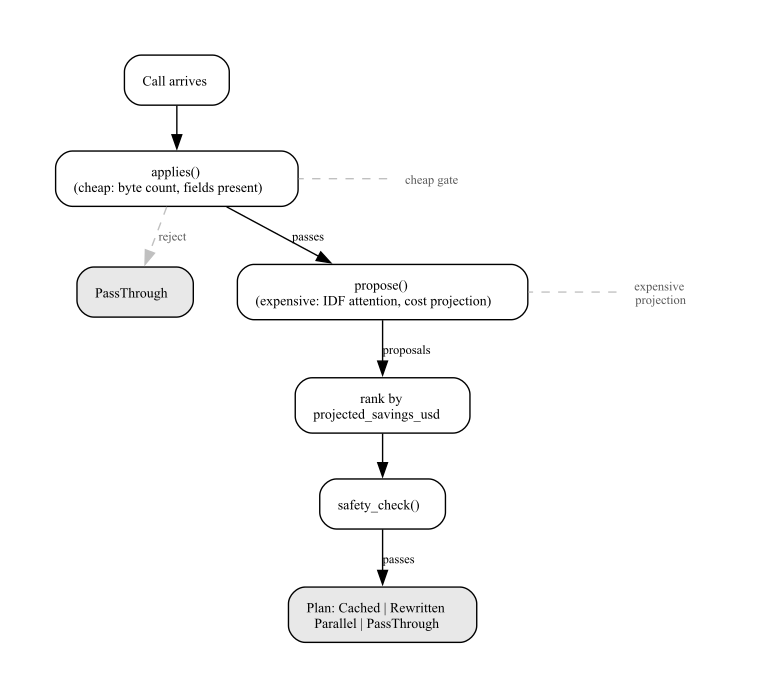

Source code (Python):
"""Figure 2: Two-gate rule pipeline (graphviz, top-to-bottom).

Vertical flow: Call arrives → applies() (cheap gate) → propose() (expensive
projection) → rank by projected_savings_usd → safety_check() → final Plan.
A dashed gray reject edge runs from applies() to a PassThrough fast-path
node. Two plaintext annotation nodes label the cheap gate and expensive
projection on the left side.
"""

from pathlib import Path
import subprocess
import sys

from graphviz import Digraph

OUT_DIR = Path(__file__).resolve().parent
OUT_NAME = "fig2_twogatepipeline"

GREY_FILL = "#e8e8e8"
GREY_TEXT = "gray35"


def main() -> None:
    g = Digraph("twogate", format="pdf")
    g.attr(
        rankdir="TB",
        fontname="Times New Roman",
        fontsize="10",
        nodesep="0.45",
        ranksep="0.45",
        bgcolor="white",
    )
    g.attr(
        "node",
        shape="box",
        style="rounded",
        fontname="Times New Roman",
        fontsize="10",
        margin="0.18,0.12",
    )
    g.attr("edge", fontname="Times New Roman", fontsize="9")

    # Main flow nodes.
    g.node("call", "Call arrives")
    g.node("applies", "applies()\n(cheap: byte count, fields present)")
    g.node(
        "passthru", "PassThrough",
        style="rounded,filled", fillcolor=GREY_FILL,
    )
    g.node("propose", "propose()\n(expensive: IDF attention, cost projection)")
    g.node("rank", "rank by\nprojected_savings_usd")
    g.node("safety", "safety_check()")
    g.node(
        "plan",
        "Plan: Cached | Rewritten\nParallel | PassThrough",
        style="rounded,filled", fillcolor=GREY_FILL,
    )

    # Annotation nodes (no border) for the side labels.
    g.node(
        "anno_cheap", "cheap gate",
        shape="plaintext", fontcolor=GREY_TEXT, fontsize="9",
    )
    g.node(
        "anno_exp", "expensive\nprojection",
        shape="plaintext", fontcolor=GREY_TEXT, fontsize="9",
    )

    # Main forward flow.
    g.edge("call", "applies")
    g.edge("applies", "propose", label="passes")
    g.edge("propose", "rank", label="proposals")
    g.edge("rank", "safety")
    g.edge("safety", "plan", label="passes")

    # Reject path → PassThrough (dashed gray).
    g.edge(
        "applies", "passthru",
        label="reject",
        style="dashed", color="gray", fontcolor="gray35",
    )

    # Pin the annotation nodes to the same horizontal level as the gates.
    with g.subgraph() as s:
        s.attr(rank="same")
        s.node("anno_cheap")
        s.node("applies")
    with g.subgraph() as s:
        s.attr(rank="same")
        s.node("anno_exp")
        s.node("propose")

    # Visible dashed connectors from each annotation to the gate it labels.
    # arrowhead=none + dashed reads as an unambiguous "label points here"
    # without adding an arrow that would suggest a flow step. Constraint
    # is disabled so these edges don't perturb the main vertical layout.
    g.edge(
        "anno_cheap", "applies",
        style="dashed", arrowhead="none",
        color="gray", constraint="false",
    )
    g.edge(
        "anno_exp", "propose",
        style="dashed", arrowhead="none",
        color="gray", constraint="false",
    )

    out = OUT_DIR / f"{OUT_NAME}.pdf"
    # Cairo on macOS encodes spaces as Type 3 fonts. Quartz embeds the
    # actual text fonts; use explicit family names so both backends agree.
    target = "pdf:quartz:quartz" if sys.platform == "darwin" else "pdf"
    subprocess.run(
        ["dot", f"-T{target}", "-o", str(out)],
        input=g.source,
        text=True,
        check=True,
    )
    print(f"wrote {out}")


if __name__ == "__main__":
    main()
